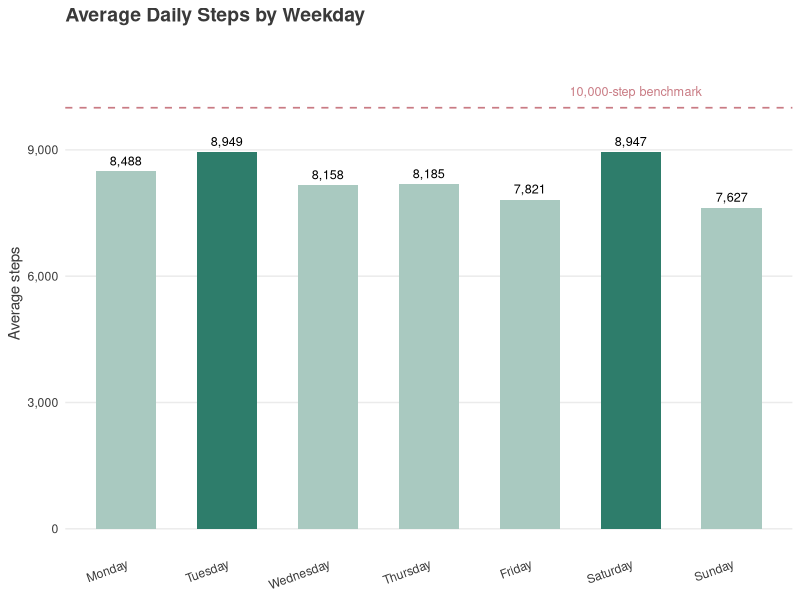
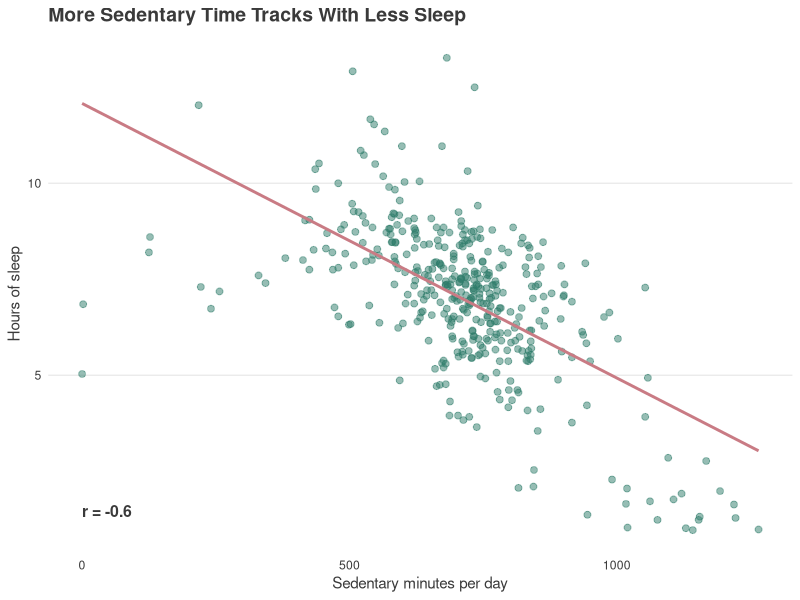
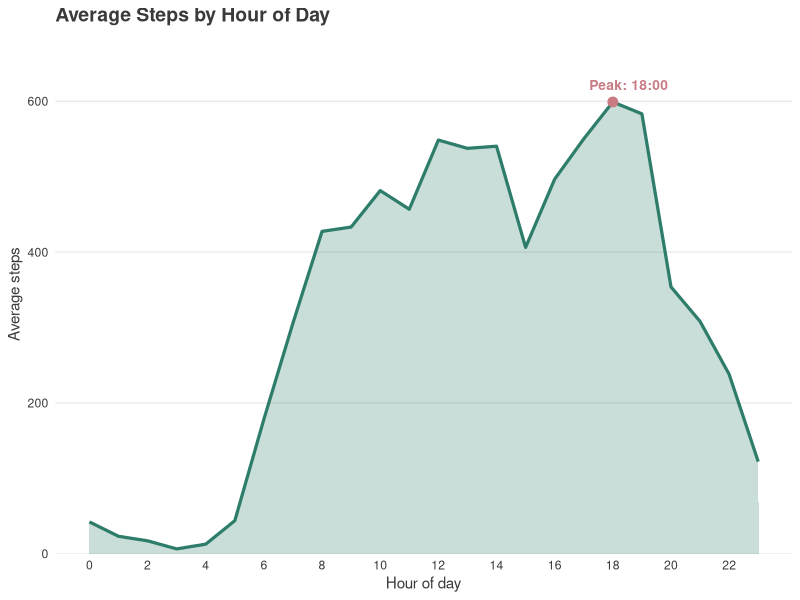

Source code (R) for these figures, in order:
library(tidyverse)

daily_activity = read_csv("data/cleaned/daily_activity_clean.csv")
activity_sleep = read_csv("data/cleaned/activity_sleep_combined.csv")
hourly_steps = read_csv("data/cleaned/hourly_steps_clean.csv")

# Creating a theme 
TEAL = "#2E7D6B"
TEAL_LIGHT = "#A9C9C0"
ROSE = "#C97B84"
CHARCOAL = "#3A3A3A"

theme_bellabeat = theme_minimal(base_family = "sans") +
  theme(
    plot.title = element_text(face = "bold", color = CHARCOAL, size = 14),
    axis.title = element_text(color = CHARCOAL),
    axis.text = element_text(color = CHARCOAL),
    panel.grid.minor = element_blank(),
    panel.grid.major.x = element_blank()
  )

active = daily_activity %>% filter(!LikelyNonWearDay)
activity_sleep_active = activity_sleep %>% filter(!LikelyNonWearDay)

# Avg steps by weekday
weekday_order = c("Monday","Tuesday","Wednesday","Thursday","Friday","Saturday","Sunday")

wk = active %>%
  mutate(Weekday = factor(Weekday, levels = weekday_order)) %>%
  group_by(Weekday) %>%
  summarize(avg_steps = mean(TotalSteps)) %>%
  mutate(highlight = Weekday %in% c("Tuesday", "Saturday"))

p1 = ggplot(wk, aes(x = Weekday, y = avg_steps, fill = highlight)) +
  geom_col(width = 0.6) +
  geom_text(aes(label = scales::comma(round(avg_steps))), vjust = -0.6, size = 3.2) +
  geom_hline(yintercept = 10000, color = ROSE, linetype = "dashed", linewidth = 0.6) +
  annotate("text", x = 6.7, y = 10400, label = "10,000-step benchmark",
           color = ROSE, size = 3.2, hjust = 1) +
  scale_fill_manual(values = c("FALSE" = TEAL_LIGHT, "TRUE" = TEAL), guide = "none") +
  scale_y_continuous(limits = c(0, max(wk$avg_steps) * 1.25), labels = scales::comma) +
  labs(title = "Average Daily Steps by Weekday", x = NULL, y = "Average steps") +
  theme_bellabeat +
  theme(axis.text.x = element_text(angle = 20, hjust = 1))

ggsave("visuals/steps_by_weekday.png", p1, width = 8, height = 5, dpi = 150)

# Sedentary minutes vs sleep duration
sleep_df = activity_sleep_active %>%
  mutate(SleepHours = TotalMinutesAsleep / 60)

r_val = cor(sleep_df$SedentaryMinutes, sleep_df$SleepHours)

p2 = ggplot(sleep_df, aes(x = SedentaryMinutes, y = SleepHours)) +
  geom_point(alpha = 0.5, color = TEAL, size = 2) +
  geom_smooth(method = "lm", se = FALSE, color = ROSE, linewidth = 1) +
  annotate("text", x = min(sleep_df$SedentaryMinutes), y = min(sleep_df$SleepHours) + 0.5,
           label = paste0("r = ", round(r_val, 2)),
           color = CHARCOAL, fontface = "bold", size = 4, hjust = 0) +
  labs(title = "More Sedentary Time Tracks With Less Sleep",
       x = "Sedentary minutes per day", y = "Hours of sleep") +
  theme_bellabeat

ggsave("visuals/sedentary_vs_sleep.png", p2, width = 8, height = 5.5, dpi = 150)

# Steps by hour of day
hourly = hourly_steps %>%
  mutate(Hour = hour(ActivityHour)) %>%
  group_by(Hour) %>%
  summarize(avg_steps = mean(StepTotal))

peak = hourly %>% filter(avg_steps == max(avg_steps))

p3 = ggplot(hourly, aes(x = Hour, y = avg_steps)) +
  geom_area(fill = TEAL, alpha = 0.25) +
  geom_line(color = TEAL, linewidth = 1.1) +
  geom_point(data = peak, color = ROSE, size = 3) +
  geom_text(data = peak, aes(label = paste0("Peak: ", Hour, ":00")),
            color = ROSE, fontface = "bold", size = 3.5, vjust = -1.2, hjust = 0.3) +
  scale_x_continuous(breaks = seq(0, 22, 2)) +
  scale_y_continuous(expand = expansion(mult = c(0, 0.15))) +
  labs(title = "Average Steps by Hour of Day", x = "Hour of day", y = "Average steps") +
  theme_bellabeat

ggsave("visuals/steps_by_hour.png", p3, width = 9, height = 5, dpi = 150)
